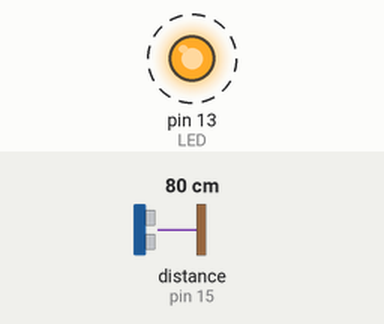
Simulated run of this sketch. Board: Arduino Uno, built with avr-gcc and run on an emulated ATmega328P. Shown: output pins drawn as LEDs (lit = HIGH). Dashed ring = blinking. The inputs (shaded band) are chosen by the test bench; at power-on: distance to the obstacle (sensor on pin 15) 80 cm. The echo pulse lasts 58.3 µs per cm; what the sketch prints to the serial monitor is not drawn.

Above: at 0.5 s.
Timing chart, 0 to 4.8 s (numbered marks = the images above):
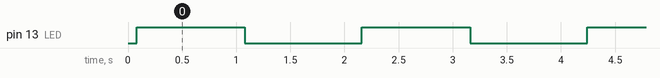

The sketch:

scarab_eyes.ino
```cpp
#include <NewPing.h>

#define TRIGGER_PIN  14
#define ECHO_PIN     15
#define MAX_DISTANCE 300

NewPing sonar(TRIGGER_PIN, ECHO_PIN, MAX_DISTANCE);
int LED = 13;

void setup() {
  Serial.begin(115200);
  pinMode(LED, OUTPUT);
}

void loop() {
  delay(75);                      // Wait 50ms between pings (about 20 pings/sec).
  unsigned int uS = sonar.ping(); // Send ping, get ping time in microseconds (uS).
  Serial.print("Ping: ");
  Serial.print(uS / US_ROUNDTRIP_CM); // Convert ping time to distance in cm (0 = outside set distance range)
  Serial.println("cm");

  digitalWrite(LED, HIGH);
  delay(1000);
  digitalWrite(LED, LOW);
  delay(1000);
}
```

Measured:
- by itself, pin 13 (LED): alternates HIGH for 1.0 s and LOW for 1.1 s
